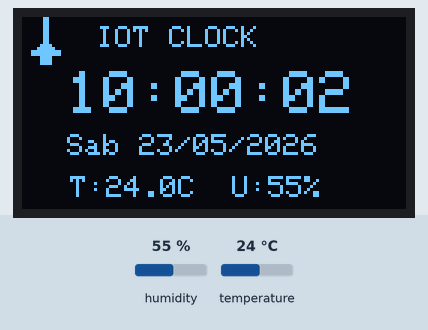
A sketch run on a simulated Arduino Uno, built with avr-gcc and run on an emulated ATmega328P. On the bench: 128×64 one-colour display. Inputs (shaded band) come from the test bench; at power-on: humidity 55 %, temperature 24 °C. The local clock reads 2024-03-15 10:24:30 at power-on unless the sketch sets it.

Above: at 2.8 s.
2.9 s: humidity set to 22 %
At 5.9 s:
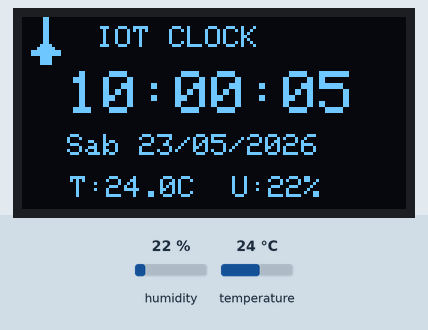
6.5 s: temperature set to 12 °C
At 10.4 s:
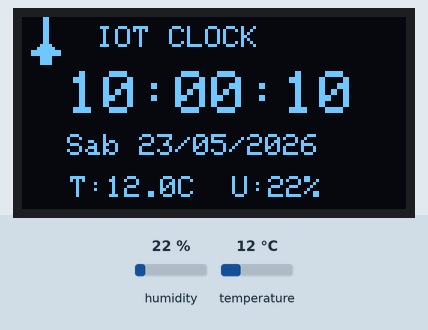
10.6 s: humidity set to 40 %
At 14.4 s:
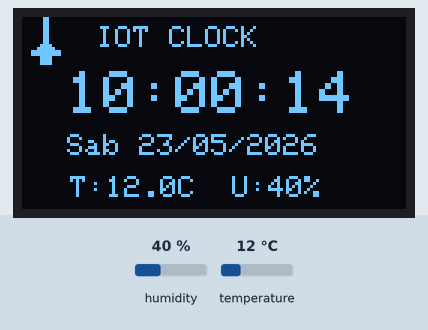
14.6 s: temperature set to 19 °C
At 17.9 s:
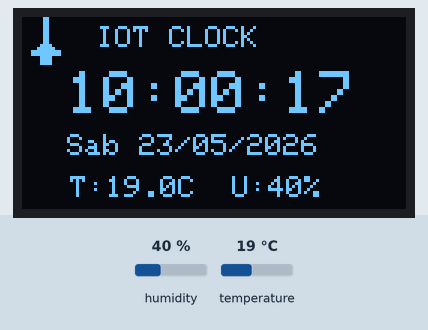
Timing chart, 0 to 19.4 s (numbered marks = the images above; inputs shaded):
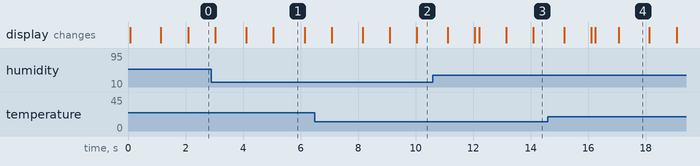

Measured:
- what the display in image 1 shows lasts 1.0 s, from 5.1 s to 6.1 s

The sketch:

sketch.ino
```cpp
#include <Wire.h>
#include <RTClib.h>
#include <Adafruit_GFX.h>
#include <Adafruit_SSD1306.h>
#include <DHT.h>
#include <avr/pgmspace.h>


#define SCREEN_WIDTH 128
#define SCREEN_HEIGHT 64
#define OLED_RESET    -1
Adafruit_SSD1306 telaAD(SCREEN_WIDTH, SCREEN_HEIGHT, &Wire, OLED_RESET);
RTC_DS3231 relogioAD;
char diasDaSemana[7][4] = {"Dom", "Seg", "Ter", "Qua", "Qui", "Sex", "Sab"};


#define BTN_MAIS 2
#define BTN_MENOS 3

#define DHTPIN 2
#define DHTTYPE DHT22
DHT sensorTemp(DHTPIN, DHTTYPE);

const unsigned char logoEspada[] PROGMEM = {
  0x01, 0x80, 0x01, 0x80, 0x01, 0x80, 0x01, 0x80,
  0x01, 0x80, 0x01, 0x80, 0x01, 0x80, 0x01, 0x80,
  0x01, 0x80, 0x03, 0xc0, 0x07, 0xe0, 0x1f, 0xf8,
  0x1f, 0xf8, 0x03, 0xc0, 0x03, 0xc0, 0x03, 0xc0
};

void setup() {
  Serial.begin(9600);

  pinMode(DHTPIN, INPUT);
  pinMode(BTN_MAIS, INPUT_PULLUP);
  pinMode(BTN_MENOS, INPUT_PULLUP);

  sensorTemp.begin();
  telaAD.begin(SSD1306_SWITCHCAPVCC, 0x3C);
  relogioAD.begin();

  relogioAD.adjust(DateTime(2026, 5, 23, 10, 0, 0));

}

void loop() {

  DateTime agora = relogioAD.now();
  float temperatura = sensorTemp.readTemperature();
  int umidade = sensorTemp.readHumidity();


  telaAD.clearDisplay();
  telaAD.setTextColor(WHITE);


  telaAD.drawBitmap(0, 0, logoEspada, 16, 16, 1);


  telaAD.setTextSize(1);
  telaAD.setCursor(25, 3);
  telaAD.print("IOT CLOCK");


  telaAD.setTextSize(2);
  telaAD.setCursor(15, 18);
  char bufferHora[10];
  sprintf(bufferHora, "%02d:%02d:%02d", agora.hour(), agora.minute(), agora.second());
  telaAD.print(bufferHora);


  telaAD.setTextSize(1);
  telaAD.setCursor(15, 39);
  char bufferData[15];
  sprintf(bufferData, "%s %02d/%02d/%04d", diasDaSemana[agora.dayOfTheWeek()], agora.day(), agora.month(), agora.year());
  telaAD.print(bufferData);


  telaAD.setCursor(16, 53);
  telaAD.print("T:");
  if (isnan(temperatura)) {
    telaAD.print("--");
  } else {
    telaAD.print(temperatura, 1);
  }
  telaAD.print("C  U:");

  if (isnan(umidade)) {
    telaAD.print("--");
  } else {
    telaAD.print(umidade, 1);
  }
  telaAD.print("%");

  // Envia todas as informações desenhadas para a tela de fato
  telaAD.display();
  delay(100);
}
```
